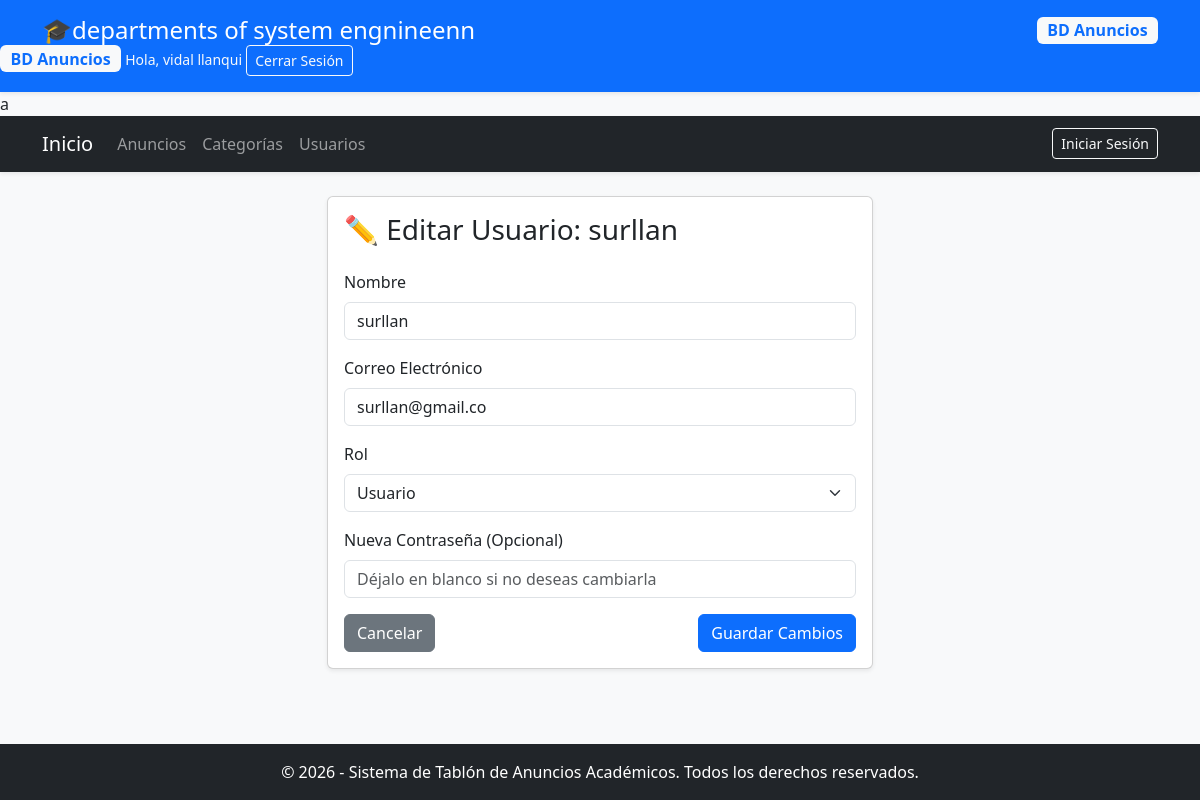
Page /usuarios/editar/2 (signed in) on the committed database.
### app/usuarios/models.py (models this page shows, shortened)
class Usuario(db.Model, UserMixin):
    __tablename__ = 'usuarios'
    id = db.Column(db.Integer, primary_key=True)
    nombre = db.Column(db.String(100), nullable=False)
    correo = db.Column(db.String(120), unique=True, nullable=False)
    password_hash = db.Column(db.String(255), nullable=False)
    rol = db.Column(db.String(20), default='usuario')  # 'admin' o 'usuario'

### app/usuarios/routes.py (the view, shortened to what this page needs)
@usuarios_bp.route('/editar/<int:id>', methods=['GET', 'POST'])
@login_required
def editar(id):
    usuario = Usuario.query.get_or_404(id)
    return render_template('usuarios/editar.html', usuario=usuario)

### app/app.py (called while the page is built)
@login_manager.user_loader
def load_user(user_id):
    return db.session.get(Usuario, int(user_id))

### app/usuarios/templates/usuarios/editar.html (shortened to what this page needs)
{% extends "base.html" %}
{% block content %}
<div class="row justify-content-center">
    <div class="col-md-6">
        <div class="card shadow-sm">
            <div class="card-body">
                <h3 class="mb-4">✏️ Editar Usuario: {{ usuario.nombre }}</h3>
                <form method="POST">
                    <div class="mb-3">
                        <label for="nombre" class="form-label">Nombre</label>
                        <input type="text" class="form-control" id="nombre" name="nombre" value="{{ usuario.nombre }}" required>
                    </div>
                    <div class="mb-3">
                        <label for="correo" class="form-label">Correo Electrónico</label>
                        <input type="email" class="form-control" id="correo" name="correo" value="{{ usuario.correo }}" required>
                    </div>
                    <div class="mb-3">
                        <label for="rol" class="form-label">Rol</label>
                        <select class="form-select" id="rol" name="rol">
                            <option value="usuario" {{ 'selected' if usuario.rol == 'usuario' else '' }}>Usuario</option>
                        </select>
                    </div>
                    <div class="mb-3">
                        <label for="password" class="form-label">Nueva Contraseña (Opcional)</label>
                        <input type="password" class="form-control" id="password" name="password" placeholder="Déjalo en blanco si no deseas cambiarla">
                    </div>
                    <div class="d-flex justify-content-between">
                        <a href="{{ url_for('usuarios.gestionar') }}" class="btn btn-secondary">Cancelar</a>
                        <button type="submit" class="btn btn-primary">Guardar Cambios</button>
                    </div>
                </form>
            </div>
        </div>
    </div>
</div>
{% endblock %}

### app/templates/base.html (shortened to what this page needs)
<!DOCTYPE html>
<html lang="es">
<head>
    <link href="https://cdn.jsdelivr.net/npm/bootstrap@5.3.3/dist/css/bootstrap.min.css" rel="stylesheet">
</head>
<body class="d-flex flex-column min-vh-100 bg-light">
    <header class="bg-primary text-white py-3 shadow-sm">
        <div class="container d-flex justify-content-between align-items-center">
            <h1 class="h4 m-0">🎓departments of system engnineenn</h1>
            <span class="badge bg-light text-primary fs-6">BD Anuncios</span>
        </div>
            <span class="badge bg-light text-primary fs-6">BD Anuncios</span>
            {% if current_user.is_authenticated %}
                <span class="small text-light">Hola, {{ current_user.nombre }}</span>
                <a href="{{ url_for('usuarios.logout') }}" class="btn btn-outline-light btn-sm">
                    Cerrar Sesión
                </a>
            {% endif %}
    </header>
a
    <nav class="navbar navbar-expand-lg navbar-dark bg-dark shadow-sm mb-4">
        <div class="container">
            <a class="navbar-brand" href="{{ url_for('main.home') }}">Inicio</a>
            <div class="collapse navbar-collapse" id="navbarNav">
                <ul class="navbar-nav me-auto">
                    <li class="nav-item"><a class="nav-link" href="{{ url_for('anuncios.listar') }}">Anuncios</a></li>
                    <li class="nav-item"><a class="nav-link" href="{{ url_for('categorias.listar') }}">Categorías</a></li>
                    <li class="nav-item"><a class="nav-link" href="{{ url_for('usuarios.gestionar') }}">Usuarios</a></li>
                </ul>
                <ul class="navbar-nav">
                    <li class="nav-item"><a class="btn btn-outline-light btn-sm" href="{{ url_for('usuarios.login') }}">Iniciar Sesión</a></li>
                </ul>
            </div>
        </div>
    </nav>
    <main class="container flex-grow-1 mb-5">
        {% block content %}
        {% endblock %}
    </main>
    <footer class="bg-dark text-white text-center py-3 mt-auto">
        <div class="container">
            <p class="m-0">&copy; 2026 - Sistema de Tablón de Anuncios Académicos. Todos los derechos reservados.</p>
        </div>
    </footer>
</body>
</html>

### rows in the picture
Usuario: nombre "vidal llanqui"
Usuario: nombre "surllan", correo "surllan@gmail.co"
